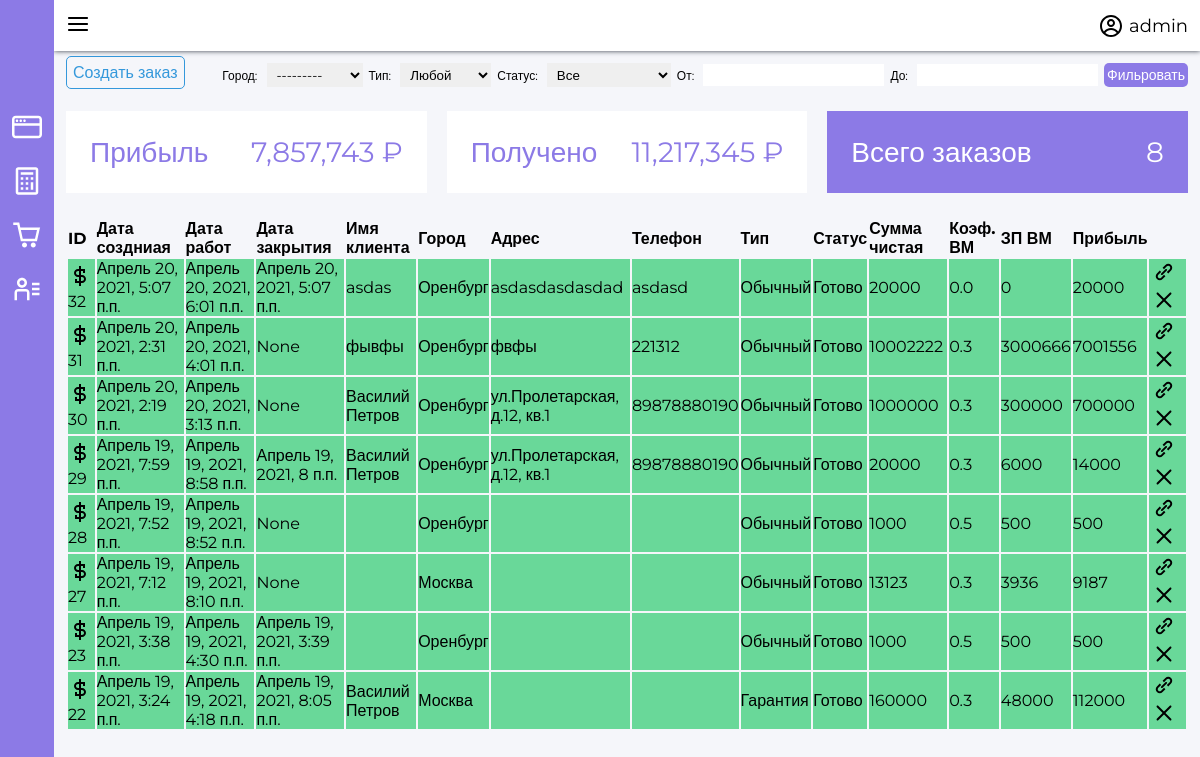
Page /orders/ (signed in) on the earlier database version.
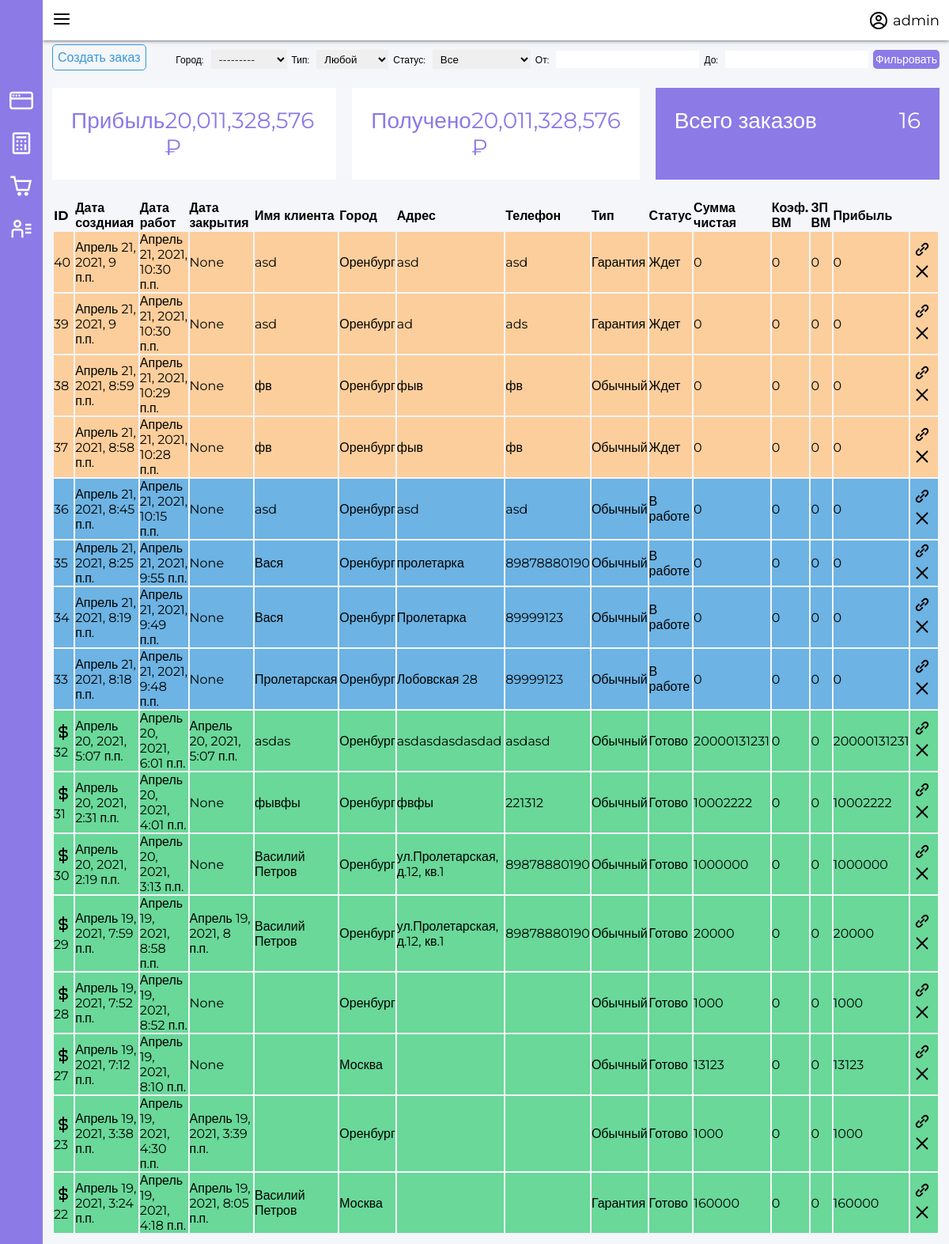
Same page on the later database version.
### app/models.py (models this page shows, shortened)
class Order(models.Model):
    class Meta:
        verbose_name = "Заказ"
        verbose_name_plural = "Заказы"
    TypeChoice = (
        ('G', 'Гарантия'),
        ('N', 'Обычный'),
    )
    StatusChoice = (
        ('R', 'Готово'),
        ('W', 'Ждет'),
        ('C', 'Отменен'),
        ('J', 'В работе'),
        ('M', 'Модернизация')
    )
    create_date = models.DateTimeField(verbose_name='Дата и время создания заказа.', auto_now_add=True)
    working_date = models.DateTimeField(verbose_name='Когда начинать работу', blank=True, default=timezone.now()+timezone.timedelta(hours=1))
    closing_date = models.DateTimeField(verbose_name='Дата и время закрытия заказа.', null=True, blank=True)
    client_name = models.CharField(max_length=256, verbose_name='Имя клиента', blank=True, default='')
    master_advert_name = models.CharField(max_length=128,verbose_name='Рекламное имя ВМ', blank=True, null=True)
    client_adress = models.CharField(max_length=256, verbose_name='Адрес', blank=True, default='')
    client_phone = models.CharField(max_length=128, verbose_name='Телефон клиента', blank=True, default='')
    client_city = models.ForeignKey(
        to=City,
        related_name='client_city',
        related_query_name='client_cities',
        verbose_name='Город',
        null=True,
        on_delete=models.SET_NULL
    )
    order_type = models.CharField(max_length=1, verbose_name='Тип', choices=TypeChoice, default='N')
    order_status = models.CharField(max_length=1, verbose_name='Статус', choices=StatusChoice, default='W')
    comment = models.TextField(verbose_name='Проблема', blank=True, default='')
    announced_amounts = models.TextField(verbose_name='Цены озвучены', blank=True, default='')
    master = models.ForeignKey(
        TelegramProfile,
        on_delete=models.SET_NULL,
        related_name='orders',
        related_query_name='order',
        limit_choices_to={'is_master': True},
        verbose_name='ВМ',
        blank=True,
        null=True
    )
    master_requests = models.ManyToManyField(
        TelegramProfile,
        related_name='orders_request',
        related_query_name='order_request',
        limit_choices_to={'is_master': True},
        blank=True,
        verbose_name='Предложения ВМ',
    )
    amount = models.PositiveIntegerField(verbose_name='Цена услуг', default=0)
    master_comment = models.TextField(verbose_name='Комментарий мастера', blank=True, default='')
    cashed = models.BooleanField(verbose_name='Деньги собраны?', default=False, blank=True)
    cached_master_percent = models.FloatField(verbose_name='Процент мастера.', default=0, blank=True)
    @property
    def get_amount(self):
            if self.amount:
                return self.amount
            else:
                return 0
    @property
    def get_master_amount(self):
        return int(self.get_amount * self.master_coef)
    @property
    def get_clear_amount(self):
        return int(self.get_amount - self.get_master_amount)
    @property
    def get_cashed_value(self):
        if self.cashed:
            return self.get_clear_amount
        return 0
    @property
    def master_coef(self):
        if self.master:
            if self.order_status == 'R':
                return self.cached_master_percent
            else:
                for row in self.master.percents.split(','):
                    values, percent = row.split('%')
                    val1, val2 = values.split('-')
                    if self.get_amount > int(val1) and self.get_amount < int(val2):
                        self.cached_master_percent = int(percent) / 100
                        self.save()
                        return self.cached_master_percent
        return 0
    @property
    def type_verbose(self):
        if (self.order_type):
            return dict(Order.TypeChoice)[self.order_type]
        return ''
    @property
    def status_verbose(self):
        if (self.order_status):
            return dict(Order.StatusChoice)[self.order_status]
        return ''

class City(models.Model):
    class Meta:
        verbose_name = 'Город'
        verbose_name_plural = 'Города'
    title = models.CharField(max_length=128, verbose_name='Город', null=True, blank=True)
    def __str__(self):
        return self.title

class TelegramProfile(models.Model):
    class Meta:
        verbose_name = "Телеграм профиль"
        verbose_name_plural = "Телеграм профиля"
    telegram_first_name = models.CharField(
        max_length=128, verbose_name='Имя')
    telegram_last_name = models.CharField(
        max_length=128, verbose_name='Фамилия', blank=True, null=True)
    telegram_username = models.CharField(
        max_length=128, verbose_name='Telegram имя пользователя', blank=True, null=True)
    telegram_chat_id = models.CharField(max_length=128, verbose_name='Telegram id чата', unique=True)
    is_master = models.BooleanField(verbose_name='Является мастером?', blank=True, default=False)
    is_operator = models.BooleanField(verbose_name='Является оператором?', blank=True, default=False)
    percents = models.CharField(max_length=512, verbose_name='Проценты', help_text='[от-до%процент, от-до%процент...]. Если интервалы пересекаются, будет выбран первый в списке.', blank=False, default='0-2999%35,3000-999999%50') #amountFrom-amountTo%percent,amountFrom-amountTo%percent,amountFrom-amountTo%percent

### app/views.py (the view)
# urls.py: path('orders/', views.OrderListView.as_view(), name='orders'),
class OrderListView(LoginRequiredMixin, ListView):
    login_url = reverse_lazy('login')
    redirect_field_name = 'login'
    filter_form_class = forms.OrdersFilterForm
    model = models.Order
    template_name = 'order_list.html'
    ordering = ['-create_date']
    paginate_by = 50
    def get_context_data(self, **kwargs):
        context = super().get_context_data(**kwargs)
        context['filter_form'] = self.filter_form_class
        context['amount'] = self.get_all_amount()
        context['clear_amount'] = self.get_all_clear_amount()
        return context
    def get_all_amount(self):
        amount = 0
        queryset = self.get_queryset().filter(order_status='R')
        print(queryset)
        for order in queryset:
            t = order.get_amount
            if t:
                amount += t
        return amount
    def get_all_clear_amount(self):
        amount = 0
        queryset = self.get_queryset().filter(order_status='R')
        for order in queryset:
            t = order.get_cashed_value
            if t:
                amount += t
        return amount
    def get_queryset(self, *args, **kwargs):
        queryset = super().get_queryset(*args, **kwargs)
        queryset, filter_form = self.do_filter(self.request, queryset)
        self.filter_form_class = filter_form
        return queryset
    def do_filter(self, request, queryset):
        filter_form = forms.OrdersFilterForm(request.GET)
        if filter_form.is_valid():
            if filter_form.cleaned_data['min_amount']:
                queryset = queryset.filter(
                    amount__gte=filter_form.cleaned_data['min_amount'])
            if filter_form.cleaned_data['max_amount']:
                queryset = queryset.filter(
                    amount__lte=filter_form.cleaned_data['max_amount'])
            if filter_form.cleaned_data['city']:
                queryset = queryset.filter(
                    client_city=filter_form.cleaned_data['city'])
            if filter_form.cleaned_data['order_type'] and filter_form.cleaned_data['order_type'] != '':
                queryset = queryset.filter(
                    order_type=filter_form.cleaned_data['order_type'])
            if filter_form.cleaned_data['order_status']:
                queryset = queryset.filter(
                    order_status=filter_form.cleaned_data['order_status'])
        return queryset, filter_form

### app/forms.py
class OrdersFilterForm(forms.Form):
    status_choice = list(models.Order.StatusChoice)
    status_choice.append(('', 'Все'))
    type_choice = list(models.Order.TypeChoice)
    type_choice.append(('', 'Любой'))
    city = forms.ModelChoiceField(queryset=models.City.objects.all(), label='Город', required=False,)
    order_type = forms.ChoiceField(
        required=False,
        choices=type_choice,
        label='Тип',
        initial=''
    )
    order_status = forms.ChoiceField(
        required=False,
        choices=status_choice,
        label='Статус',
        initial=''
    )
    min_amount = forms.IntegerField(label='От', required=False)
    max_amount = forms.IntegerField(label='До', required=False)

### app/templatetags/my_tags.py (called while the page is built)
@register.filter(name='humanize_int')
def humanize_int(number):
    return humanize.intcomma(number)

### templates/order_list.html (shortened to what this page needs)
{% extends 'base.html' %}
{% load static %}
{% load my_tags %}
{% block html_header %}
<link rel="stylesheet" href="{% static 'css/orders.css' %}">
{% endblock %}
{% block content %}
<div class="container">
    <div class="top-bar">
        <div><a class="button-primary" href="{% url 'orders/create' %}">Создать заказ</a></div>
        <form method="GET" class="filters _row">
            {{ filter_form.as_p }}
            <input type="submit" value="Фильровать">
        </form>
    </div>
    <div class="metric">
        <div class="metric_card">
            <div class="metric_header">
                Прибыль
            </div>
            <div class="metric_info">
                {{ clear_amount|humanize_int }} ₽
            </div>
        </div>
        <div class="metric_card">
            <div class="metric_header">
                Получено
            </div>
            <div class="metric_info">
                {{ amount|humanize_int }} ₽
            </div>
        </div>
        <div class="metric_card">
            <div class="metric_header">
                Всего заказов
            </div>
            <div class="metric_info">
                {{ object_list.count }}
            </div>
        </div>
    </div>
    <table class="orders_list">
        <tr>
            <th>ID</th>
            <th>Дата создниая</th>
            <th>Дата работ</th>
            <th>Дата закрытия</th>
            <th>Имя клиента</th>
            <th>Город</th>
            <th>Адрес</th>
            <th>Телефон</th>
            <th>Тип</th>
            <th>Статус</th>
            <th>Сумма чистая</th>
            <th>Коэф. ВМ</th>
            <th>ЗП ВМ</th>
            <th>Прибыль</th>
        </tr>
        {% for order in object_list %}
        <tr class="{% if order.order_status == 'R' %}bg-success {% elif order.order_status == 'C' %} bg-danger {% elif order.order_status == 'W' %} bg-warning {% elif order.order_status == 'J' %} bg-primary {% elif order.order_status == 'M' %} bg-modern {%endif%}">
            <td>
                {{ order.id }}</td>
            <td>{{ order.create_date }}</td>
            <td>{{ order.working_date }}</td>
            <td>{{ order.closing_date }}</td>
            <td>{{ order.client_name }}</td>
            <td>{{ order.client_city }}</td>
            <td>{{ order.client_adress }}</td>
            <td>{{ order.client_phone }}</td>
            <td>{{ order.type_verbose }}</td>
            <td>{{ order.status_verbose }}</td>
            <td>{{ order.amount }}</td>
            <td>{{ order.master_coef }}</td>
            <td>{{ order.get_master_amount }}</td>
            <td>{{ order.get_clear_amount }}</td>
            <td>
                <a href="{% url 'orders/detail' order.id %}">
                </a>
                <a href="{% url 'orders/delete' order.id %}">
                </a>
            </td>
        </tr>
        {% endfor %}
    </table>
</div>
{% endblock %}

Differences in the rows shown:
added Order: id "40", create_date "Апрель 21, 2021, 9 п.п.", working_date "Апрель 21, 2021, 10:30 п.п.", closing_date "None", client_name "asd", client_city "Оренбург", client_adress "asd", client_phone "asd", type_verbose "Гарантия", status_verbose "Ждет", amount "0", master_coef "0", get_master_amount "0", get_clear_amount "0"
added Order: id "39", create_date "Апрель 21, 2021, 9 п.п.", working_date "Апрель 21, 2021, 10:30 п.п.", closing_date "None", client_name "asd", client_city "Оренбург", client_adress "ad", client_phone "ads", type_verbose "Гарантия", status_verbose "Ждет", amount "0", master_coef "0", get_master_amount "0", get_clear_amount "0"
added Order: id "38", create_date "Апрель 21, 2021, 8:59 п.п.", working_date "Апрель 21, 2021, 10:29 п.п.", closing_date "None", client_name "фв", client_city "Оренбург", client_adress "фыв", client_phone "фв", type_verbose "Обычный", status_verbose "Ждет", amount "0", master_coef "0", get_master_amount "0", get_clear_amount "0"
added Order: id "37", create_date "Апрель 21, 2021, 8:58 п.п.", working_date "Апрель 21, 2021, 10:28 п.п.", closing_date "None", client_name "фв", client_city "Оренбург", client_adress "фыв", client_phone "фв", type_verbose "Обычный", status_verbose "Ждет", amount "0", master_coef "0", get_master_amount "0", get_clear_amount "0"
added Order: id "36", create_date "Апрель 21, 2021, 8:45 п.п.", working_date "Апрель 21, 2021, 10:15 п.п.", closing_date "None", client_name "asd", client_city "Оренбург", client_adress "asd", client_phone "asd", type_verbose "Обычный", status_verbose "В работе", amount "0", master_coef "0", get_master_amount "0", get_clear_amount "0"
added Order: id "35", create_date "Апрель 21, 2021, 8:25 п.п.", working_date "Апрель 21, 2021, 9:55 п.п.", closing_date "None", client_name "Вася", client_city "Оренбург", client_adress "пролетарка", client_phone "89878880190", type_verbose "Обычный", status_verbose "В работе", amount "0", master_coef "0", get_master_amount "0", get_clear_amount "0"
added Order: id "34", create_date "Апрель 21, 2021, 8:19 п.п.", working_date "Апрель 21, 2021, 9:49 п.п.", closing_date "None", client_name "Вася", client_city "Оренбург", client_adress "Пролетарка", client_phone "89999123", type_verbose "Обычный", status_verbose "В работе", amount "0", master_coef "0", get_master_amount "0", get_clear_amount "0"
added Order: id "33", create_date "Апрель 21, 2021, 8:18 п.п.", working_date "Апрель 21, 2021, 9:48 п.п.", closing_date "None", client_name "Пролетарская", client_city "Оренбург", client_adress "Лобовская 28", client_phone "89999123", type_verbose "Обычный", status_verbose "В работе", amount "0", master_coef "0", get_master_amount "0", get_clear_amount "0"
changed Order "Апрель 20, 2021, 5:07 п.п.": amount "20000" → "20000131231"; master_coef "0.0" → "0"; get_clear_amount "20000" → "20000131231"
changed Order "Апрель 20, 2021, 2:31 п.п.": master_coef "0.3" → "0"; get_master_amount "3000666" → "0"; get_clear_amount "7001556" → "10002222"
changed Order "Апрель 20, 2021, 2:19 п.п.": master_coef "0.3" → "0"; get_master_amount "300000" → "0"; get_clear_amount "700000" → "1000000"
changed Order "Апрель 19, 2021, 7:59 п.п.": master_coef "0.3" → "0"; get_master_amount "6000" → "0"; get_clear_amount "14000" → "20000"
changed Order "Апрель 19, 2021, 7:52 п.п.": master_coef "0.5" → "0"; get_master_amount "500" → "0"; get_clear_amount "500" → "1000"
changed Order "Апрель 19, 2021, 7:12 п.п.": master_coef "0.3" → "0"; get_master_amount "3936" → "0"; get_clear_amount "9187" → "13123"
changed Order "Апрель 19, 2021, 3:38 п.п.": master_coef "0.5" → "0"; get_master_amount "500" → "0"; get_clear_amount "500" → "1000"
changed Order "Апрель 19, 2021, 3:24 п.п.": master_coef "0.3" → "0"; get_master_amount "48000" → "0"; get_clear_amount "112000" → "160000"
Other differences:
{{ clear_amount|humanize_int }}: "7,857,743" → "20,011,328,576"
{{ amount|humanize_int }}: "11,217,345" → "20,011,328,576"
{{ object_list.count }}: "8" → "16"
